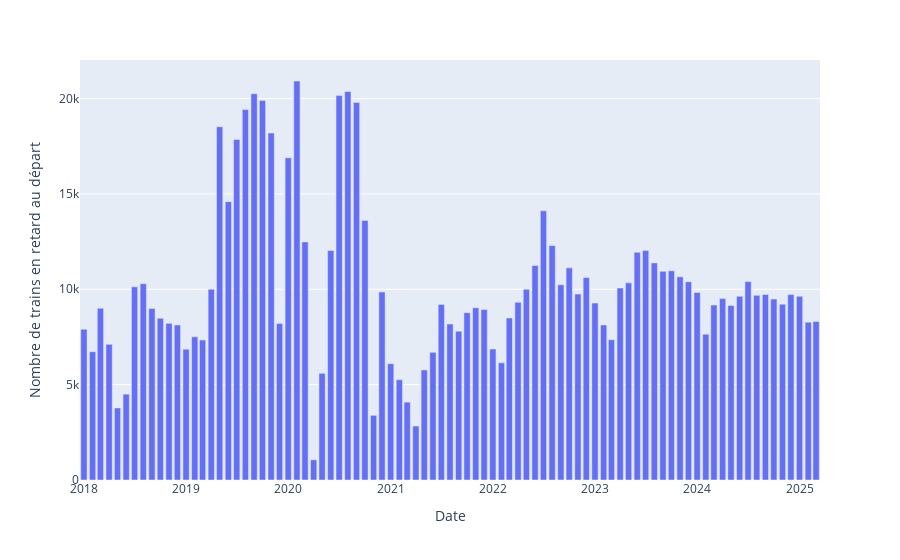

Notebook code cell kept with this figure:
### Code cell
import plotly.express as px

# -----------------------------
# -----------------------------
# 3️⃣ Distribution des retards (Histogramme interactif)
# 
df_monthly = (
    df.groupby('Date', as_index=False)['Nombre de trains en retard au départ']
    .sum()
    .sort_values('Date')
)
fig_hist = px.bar(
    df_monthly, 
    y='Nombre de trains en retard au départ', 
    x='Date'
)
fig_hist.show()
